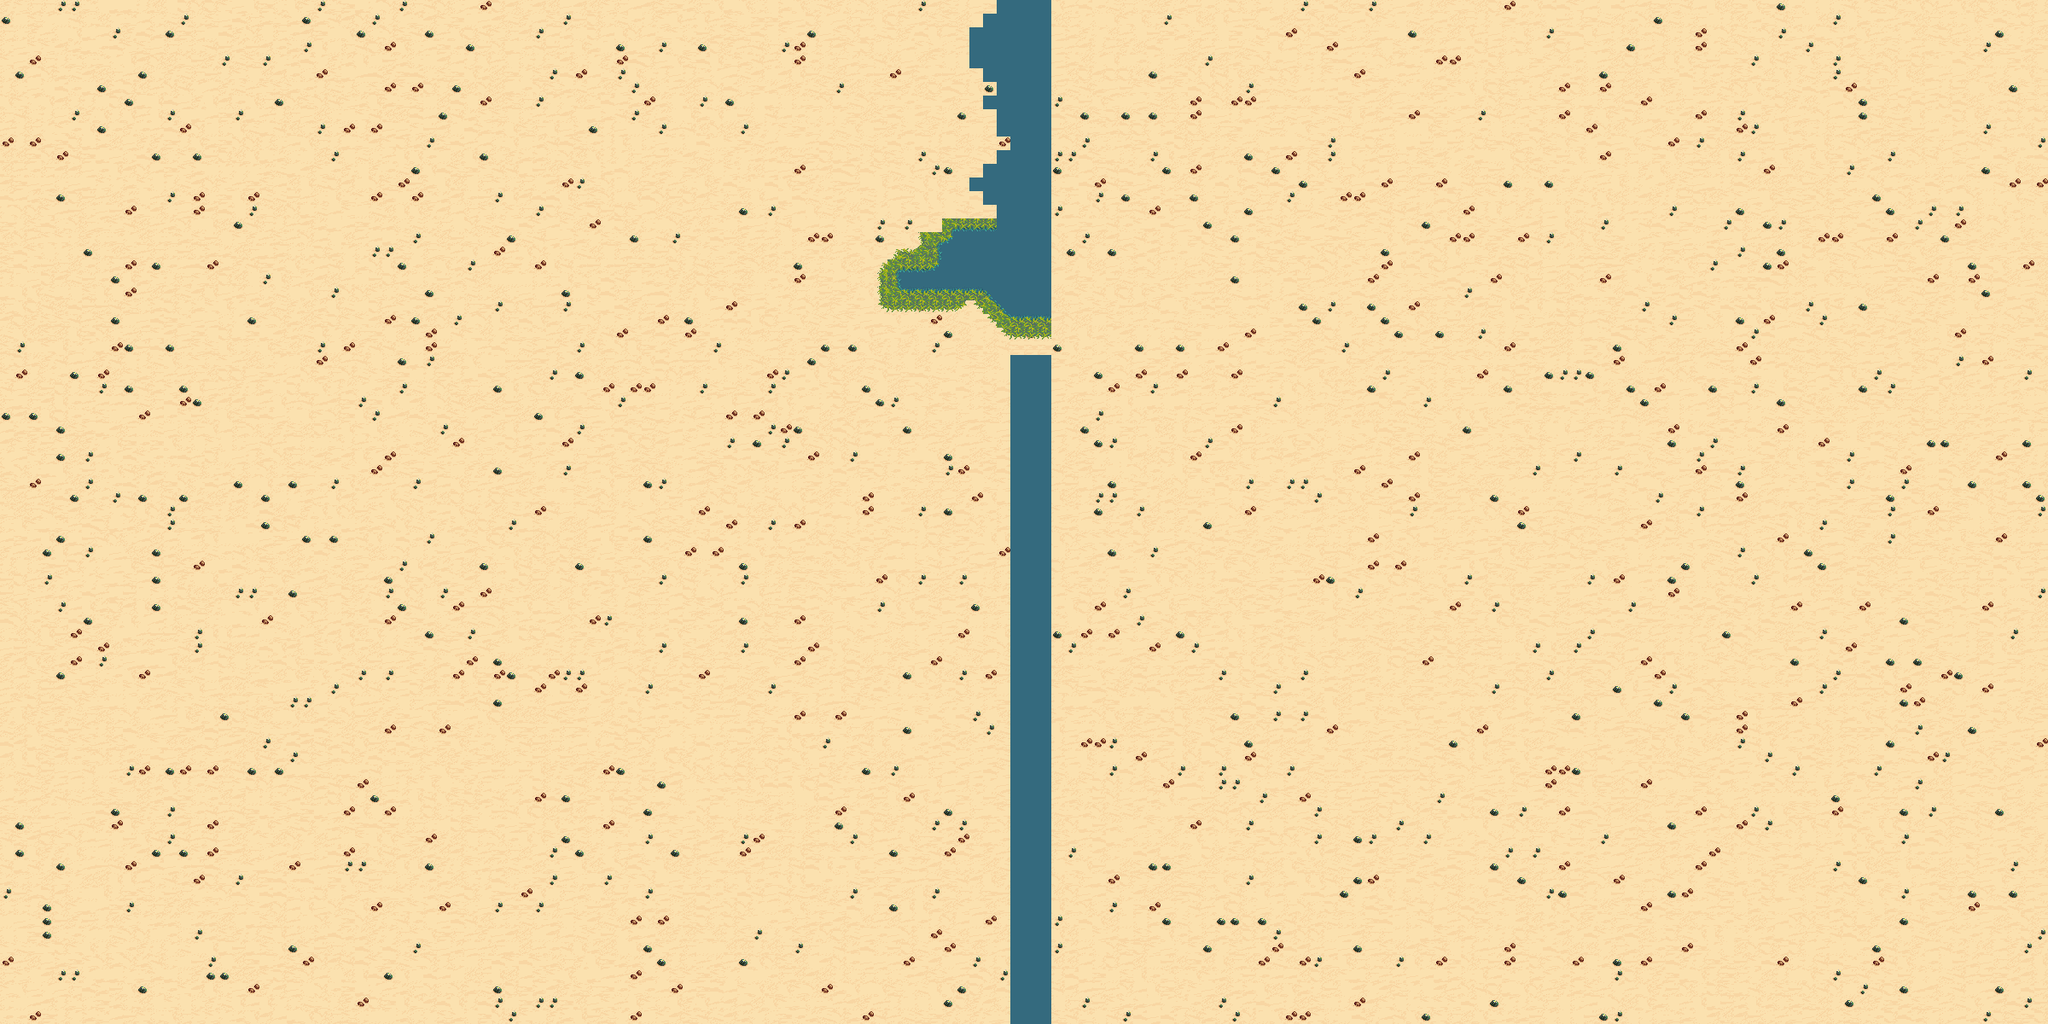

This is a level from a 2D game, rendered from its Tiled map with the project's own tilesets. A one-line summary and the map file follow, with tile-layer data summarised:
An orthogonal 150x75 tile map with 16x16 px tiles, 2 tile layers (Base, water).

<map version="1.0" orientation="orthogonal" renderorder="right-down" width="150" height="75" tilewidth="16" tileheight="16" nextobjectid="1">
 <tileset firstgid="1" name="map" tilewidth="16" tileheight="16">
  <image source="sprites/map.png" width="208" height="384" />
 </tileset>
 <layer name="Base" width="150" height="75">
  <data>[11250 cells, 11250 non-empty, 34 distinct tile ids]</data>
 </layer>
 <layer name="water" width="150" height="75">
  <data>[11250 cells, 317 non-empty, 16 distinct tile ids]</data>
 </layer>
</map>